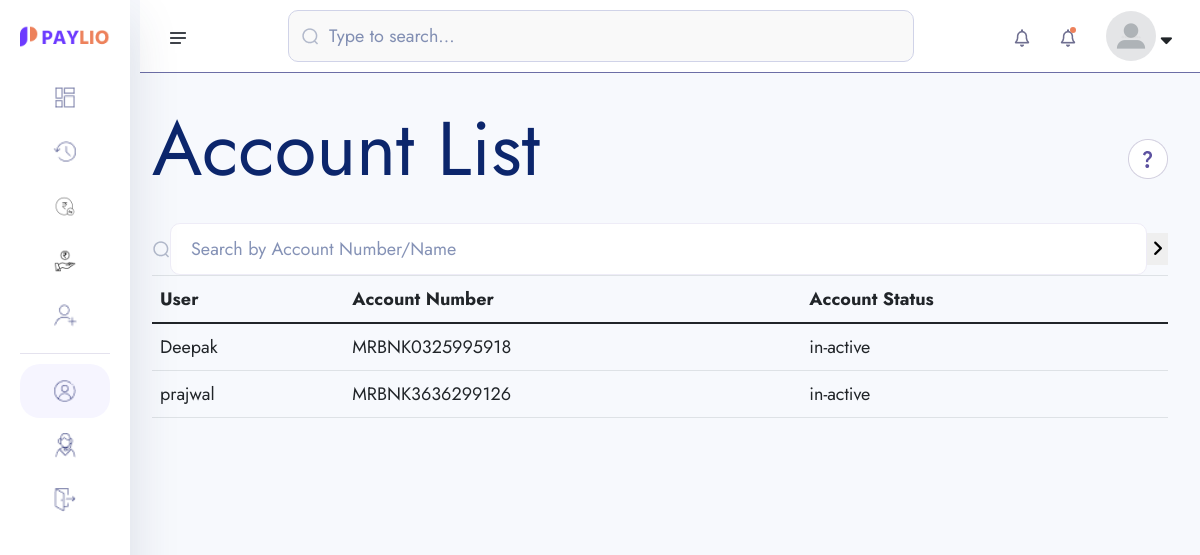
Screenshot of /reciepient/ with the database file from the repository.
### bankingapp/models.py (models this page shows, shortened)
class Account(models.Model):
    id = models.UUIDField(primary_key=True, unique=True, default=uuid.uuid4, editable=False)
    user = models.OneToOneField(User, on_delete=models.CASCADE)
    account_balance = models.DecimalField(max_digits=12, decimal_places=2, default=0.00)
    account_number = ShortUUIDField(length=10, unique=True,max_length= 25, prefix="MRBNK", alphabet="1234567890" )
    account_id = ShortUUIDField(length=7, unique=True,max_length= 25, prefix="DEX", alphabet="1234567890" )
    pin_number = ShortUUIDField(length=4, unique=True,max_length= 7 , alphabet="1234567890" )
    red_code = ShortUUIDField(length=10, unique=True,max_length= 20, prefix="217", alphabet="abcdefghi1234567890" )
    account_status = models.CharField(max_length=100, choices= ACCOUNT_STATUS, default="in-active")
    date = models.DateTimeField(auto_now_add=True)
    kyc_submitted = models.BooleanField(default=False)
    kyc_confirmed = models.BooleanField(default=False)
    recommended_by = models.ForeignKey(User, on_delete=models.DO_NOTHING, blank=True, null=True, related_name="recommended_by")
    class Meta:
        ordering = ['-date']

### custom_auth/models.py (models this page shows, shortened)
class User(AbstractUser):
    username = models.CharField(max_length=100)
    email = models.EmailField(unique=True)
    is_staff = models.BooleanField(default=False)
    is_superuser = models.BooleanField(default=False)
    USERNAME_FIELD = 'email'
    REQUIRED_FIELDS = ['username']

### core/views.py (the view)
# urls.py: path('reciepient/', views.account_list, name='reciepient'),
def account_list(request):
    query = request.GET.get('account_number')
    if query:
        accounts = Account.objects.filter(
            Q(account_number__icontains=query) |
            Q(user__username__icontains=query)
        )
    else:
        accounts = Account.objects.all()
    return render(request, 'core/account_list.html', {'accounts': accounts})

### core/templates/core/account_list.html (shortened to what this page needs)
{% extends 'partials/dashboard-base.html' %}
{% load static %}
{% load humanize %}
{% block content %}
    <section class="dashboard-section body-collapse">
        <div class="overlay pt-120">
            <div class="container-fluid">
                <div class="main-content">
                    <div class="head-area d-flex align-items-center justify-content-between mb-4">
                        <h1>Account List</h1>
                        <div class="icon-area">
                            <img src="{% static 'assets1/images/icon/support-icon.png' %}" alt="icon">
                        </div>
                    </div>
                    <form method="GET" action="{% url 'core:reciepient' %}" class="flex-fill">
                        <div class="form-group d-flex align-items-center">
                            <img src="{% static 'assets1/images/icon/search.png' %}" alt="icon">
                        <input type="text" name="account_number" placeholder="Search by Account Number/Name" value="{{ request.GET.account_number }}">
                        <button type='submit'><i class="fas fa-angle-right"></i></button>
                        </div>
                    </form>
                    <div class="table-responsive">
                        <table class="table table-bordered">
                            <thead>
                                <tr>
                                    <th>User</th>
                                    <th>Account Number</th>
                                    <th>Account Status</th>
                                </tr>
                            </thead>
                            <tbody>
                                {% for account in accounts %}
                                <tr>
                                    <td>{{ account.user.username }}</td>
                                    <td>{{ account.account_number }}</td>
                                    <td>{{ account.account_status }}</td>
                                </tr>
                                {% empty %}
                                <tr>
                                    <td colspan="3">No accounts found.</td>
                                </tr>
                                {% endfor %}
                            </tbody>
                        </table>
                    </div>
                </div>
            </div>
        </div>
    </section>
{% endblock content %}

### rows the page displays
Account: user.username "Deepak", account_number "MRBNK0325995918", account_status "in-active"
Account: user.username "prajwal", account_number "MRBNK3636299126", account_status "in-active"
